Frame 1 (no input): blank canvas, image omitted
Frame 60 (no input): blank canvas, image omitted
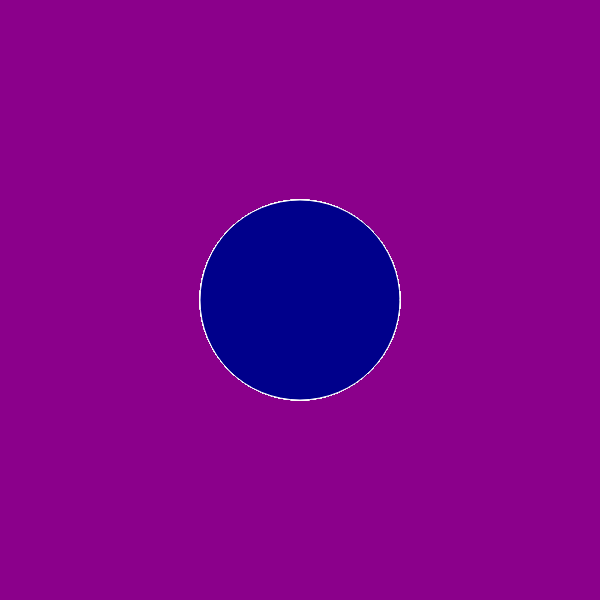
Frame 120 (the mouse pressed at the canvas centre since frame 60)

The p5.js sketch whose frames 1 and 60 were blank and that drew this single picture after the mouse press (run headless with seeded random() and noise() and a simulated clock; from frame 60 on, the mouse is pressed at the canvas centre):

// p5.js sketch
// ── sketch.js
function setup() {
  createCanvas(600, 600);
  background("darkmagenta");
}

function draw() {
  
  stroke("white");
  fill("darkblue");
  
  if(mouseIsPressed){
    circle(mouseX,mouseY,200);
  }
}
